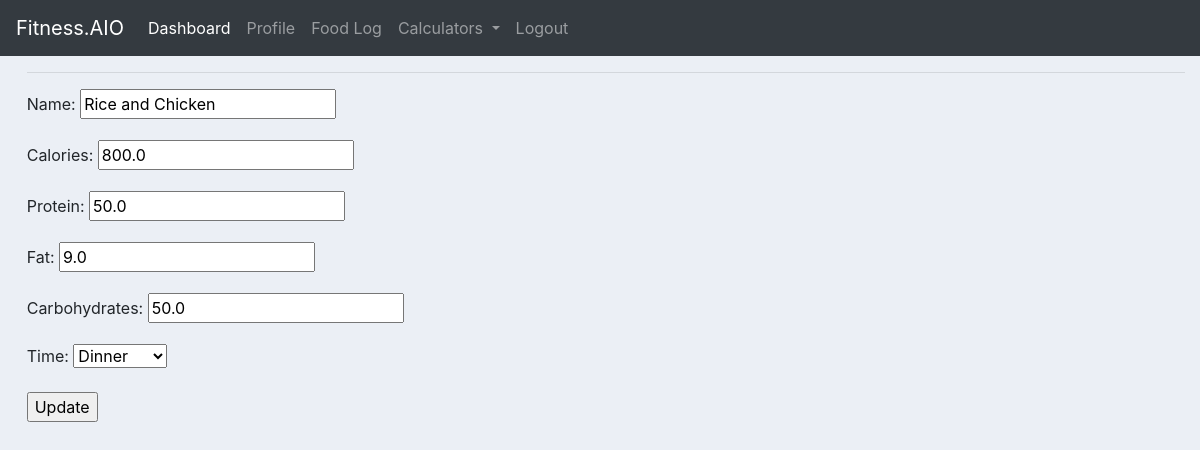
The page /foodEntry/update/10/ (signed in) on the database as committed earlier.
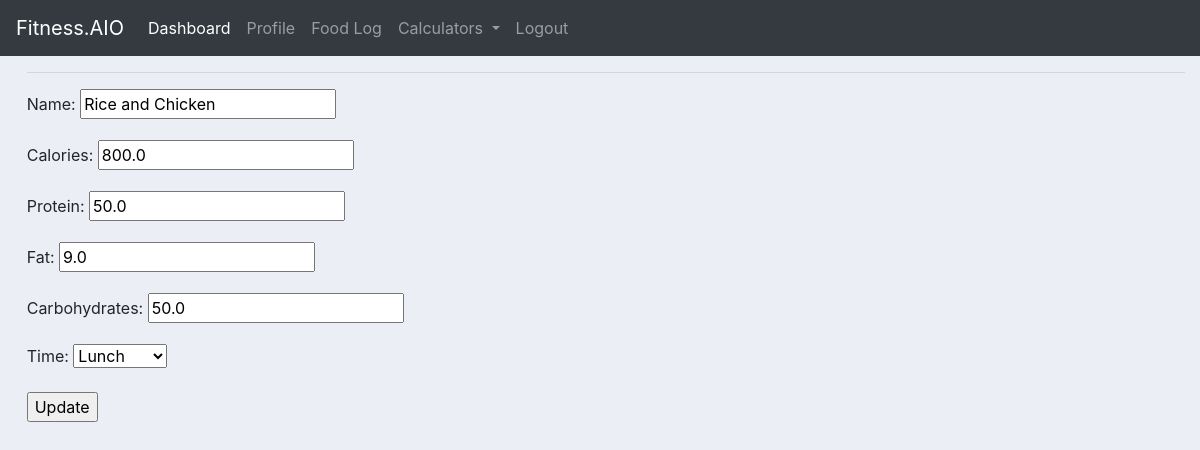
The same page on the database as committed later.
### foodEntry/models.py (models this page shows, shortened)
class FoodItem(models.Model):
    TIME_EATEN = [
        ('Breakfast','Breakfast'),
        ('Lunch', 'Lunch'),
        ('Dinner', 'Dinner'),
        ('Snack','Snack')
    ]
    user = models.ForeignKey(User, null=True, on_delete=models.CASCADE)
    name = models.CharField(max_length = 200)
    date_added = models.DateTimeField(auto_now_add=True)
    calories = models.DecimalField(max_digits=10000, decimal_places=1)
    protein = models.DecimalField(max_digits=10000, decimal_places=1)
    fat = models.DecimalField(max_digits=10000, decimal_places=1)
    carbohydrates = models.DecimalField(max_digits=10000, decimal_places=1)
    time = models.CharField(max_length = 200, choices = TIME_EATEN, null = True)

### foodEntry/views.py (the view)
# urls.py: path('update/<int:id>/', updatefooditem_View, name="update-food" ),
@login_required
@transaction.atomic
def updatefooditem_View(request,id):
    instance = get_object_or_404(FoodItem, id=id)
    if request.method == 'POST':
        food_form = FoodEntryForm(request.POST, instance=instance)
        if food_form.is_valid():
            food_form.save()
            return redirect('homeView')
    else:
        food_form = FoodEntryForm(instance=instance )
    return render(request,'foodEntry/updateFood.html', {'form' : food_form,
    'foodItem': instance})

### foodEntry/forms.py
class FoodEntryForm(forms.ModelForm):
    class Meta:
        model = FoodItem
        fields = [
            "name",
            "calories",
            "protein",
            "fat",
            "carbohydrates",
            "time"
        ]

### foodEntry/templates/foodEntry/updateFood.html
{% extends 'base.html' %}
{% block content %}
<form action="." method="POST" style="padding-left: 1%;"> {% csrf_token %}
    <hr>
    {{form.as_p}}
    <input type="submit" value="Update">
</form>
{% endblock content %}

Rows that differ between the two databases and show on the page:
changed FoodItem "Rice and Chicken": time "Dinner" → "Lunch"
